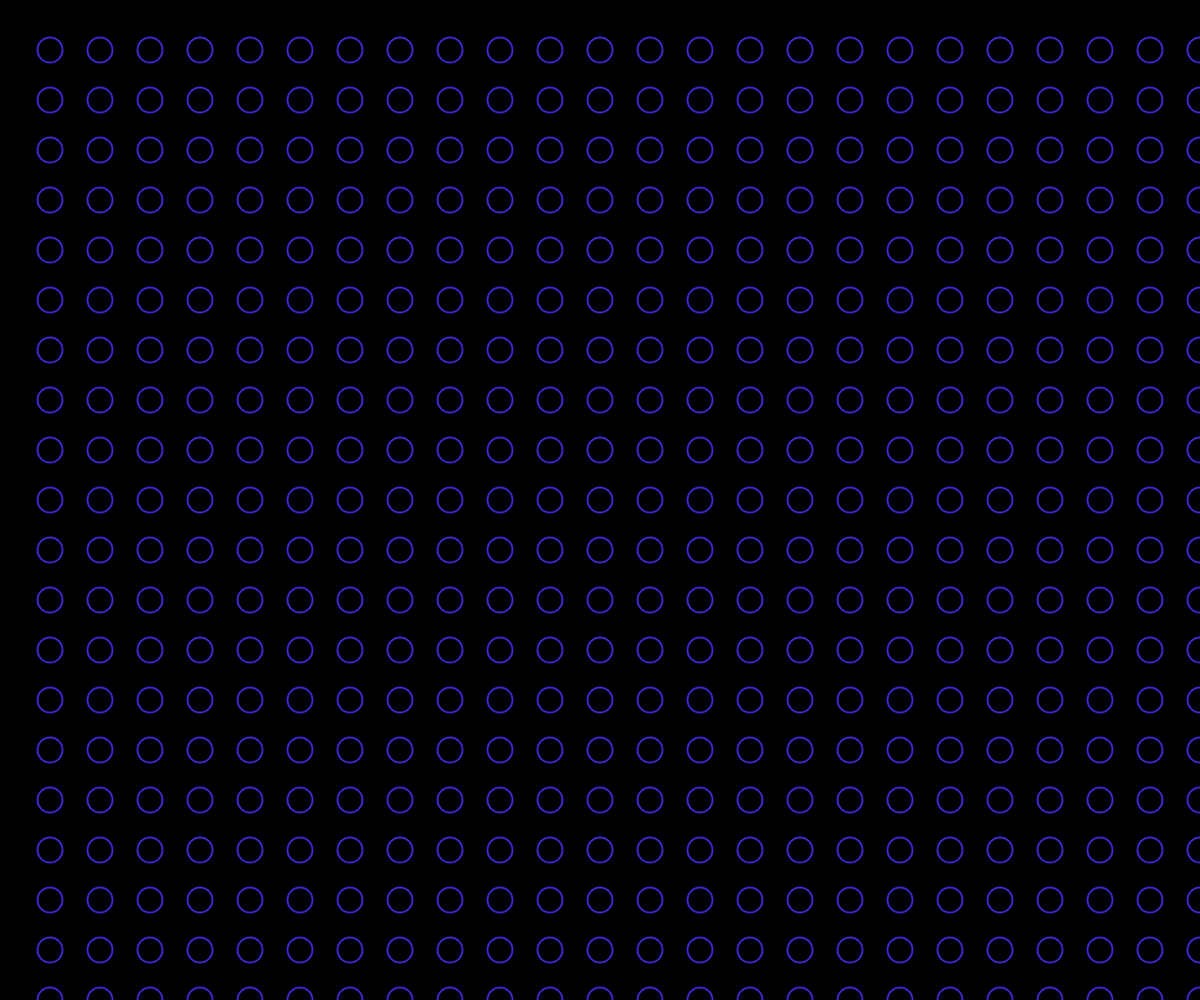
Frame 1 (no input)
Frame 60 (no input): identical to frame 1, image omitted
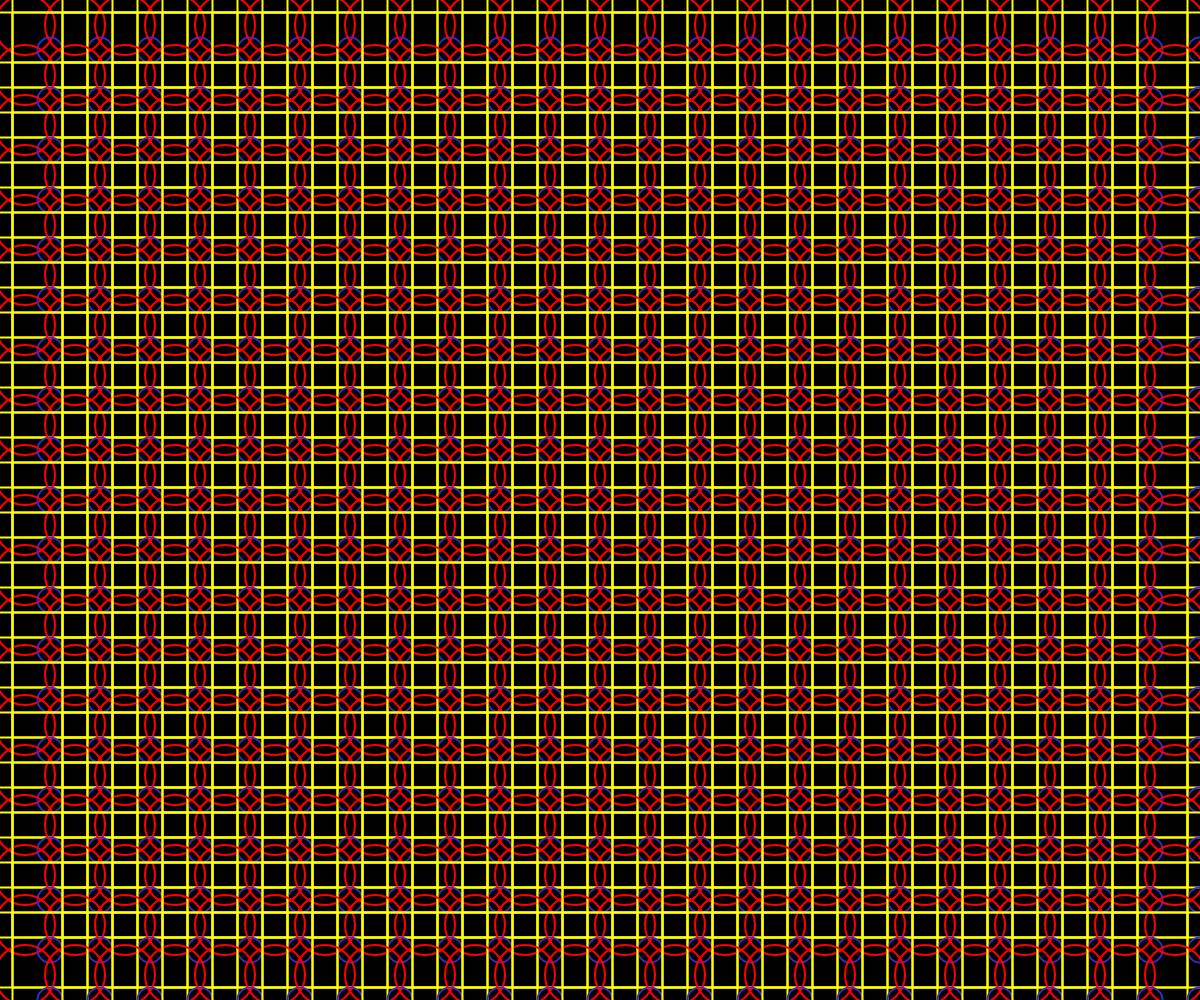
Frame 120 (the mouse pressed at the canvas centre since frame 60)

The p5.js sketch that drew these frames (run headless with seeded random() and noise() and a simulated clock; from frame 60 on, the mouse is pressed at the canvas centre):

// p5.js sketch
// ── sketch.js
function setup() {
  createCanvas(windowWidth,windowHeight);
}

function draw() {
  background(0);
  rectMode(CENTER);

  stroke(255)
  noFill()
  strokeWeight(2)

  var w= mouseX/10

for(var j=0;j<height/50;j++){
  for(var i=0;i<width/50;i++){
    stroke(255,0,0)
    ellipse(25+50*i,25+50*j,w)
    stroke(255,255,0)
    rect(25+50*i,25+50*j,mouseY/4)
    stroke("#3b28cc")
    ellipse(50+50*i,50+50*j,25)
  }
}
}
